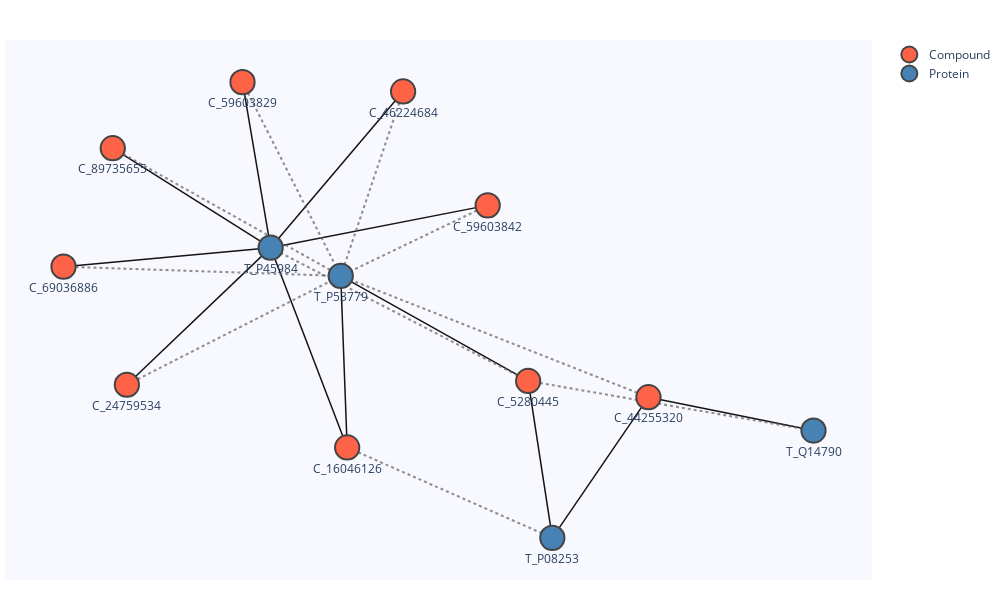

Write notebook code for a chart like this one.
### Code cell
n_samples = {"C": 12, "T": 7}
options = {"show_label": True, "k": 0.35, "iterations": 25, "seed":100}

sample_row_index = CT_adj.sum(axis=1).argsort()[::-1][:n_samples["C"]]
sample_rows = CT_adj[sample_row_index]
nonzero_cols = np.nonzero(sample_rows)
# n_choice_cols = min(n_samples["T"], len(np.unique(np.nonzero(sample_rows)[1])))
# sample_col_index = np.random.choice(nonzero_cols[1], n_choice_cols)
# sample_col_index = sample_rows.sum(axis=0).argsort()[::-1][:n_samples["T"]]
sample_col_index = np.array(good_ex_cols)
sample_index = (sample_row_index, sample_col_index)
# display(sample_index)

draw_network(CT_adj, i_to_C_cid, i_to_T_id, n_hops=2, sample_index=sample_index, tool="plotly", n_samples=n_samples, options=options)

### Figure 1 — Plotly figure (JSON) as saved in the notebook; plotly's stock layout.template omitted (floating-point values rounded to 4 significant figures)
{"data": [{"hoverinfo": "none", "line": {"color": "rgba(20,20,20,1)", "shape": "linear", "width": 1.5}, "mode": "lines", "showlegend": false, "type": "scatter", "x": [-0.5832, -0.2517, null, -0.7293, -0.2517, null, -0.3166, -0.2517, null, -0.6157, -0.2517, null, 0.2487, -0.2517, null, 0.3421, -0.09007, null, 0.3421, 0.3978, null, 0.05372, -0.2517, null, 0.6195, 0.3978, null, 0.6195, 1, null, -0.07524, -0.09007, null, -0.07524, -0.2517, null], "y": [-0.2527, 0.1547, null, 0.09824, 0.1547, null, 0.6464, 0.1547, null, 0.4501, 0.1547, null, 0.2803, 0.1547, null, -0.2414, 0.07072, null, -0.2414, -0.7076, null, 0.6188, 0.1547, null, -0.2896, -0.7076, null, -0.2896, -0.3889, null, -0.439, 0.07072, null, -0.439, 0.1547, null]}, {"hoverinfo": "none", "line": {"color": "rgba(100,100,100,0.7)", "dash": "dot", "shape": "spline", "width": 2.1}, "mode": "lines", "showlegend": false, "type": "scatter", "x": [-0.5832, -0.09007, null, -0.7293, -0.09007, null, -0.3166, -0.09007, null, -0.6157, -0.09007, null, 0.2487, -0.09007, null, 0.3421, 1, null, 0.3421, -0.2517, null, 0.05372, -0.09007, null, 0.6195, -0.09007, null, -0.07524, 0.3978, null], "y": [-0.2527, 0.07072, null, 0.09824, 0.07072, null, 0.6464, 0.07072, null, 0.4501, 0.07072, null, 0.2803, 0.07072, null, -0.2414, -0.3889, null, -0.2414, 0.1547, null, 0.6188, 0.07072, null, -0.2896, 0.07072, null, -0.439, -0.7076, null]}, {"hoverinfo": "text", "marker": {"color": "tomato", "line": {"width": 2}, "size": 24.24}, "mode": "markers+text", "name": "Compound", "text": ["C_16046126", "C_24759534", "C_44255320", "C_46224684", "C_5280445", "C_59603829", "C_59603842", "C_69036886", "C_89735655"], "textposition": "bottom center", "type": "scatter", "x": [-0.07524, -0.5832, 0.6195, 0.05372, 0.3421, -0.3166, 0.2487, -0.7293, -0.6157], "y": [-0.439, -0.2527, -0.2896, 0.6188, -0.2414, 0.6464, 0.2803, 0.09824, 0.4501]}, {"hoverinfo": "text", "marker": {"color": "steelblue", "line": {"width": 2}, "size": 24.24}, "mode": "markers+text", "name": "Protein", "text": ["T_P08253", "T_P45984", "T_P53779", "T_Q14790"], "textposition": "bottom center", "type": "scatter", "x": [0.3978, -0.2517, -0.09007, 1], "y": [-0.7076, 0.1547, 0.07072, -0.3889]}], "layout": {"height": 600, "hovermode": "closest", "margin": {"b": 20, "l": 5, "r": 5, "t": 40}, "plot_bgcolor": "ghostwhite", "showlegend": true, "width": 1000, "xaxis": {"showgrid": false, "showticklabels": false, "zeroline": false}, "yaxis": {"showgrid": false, "showticklabels": false, "zeroline": false}}}
